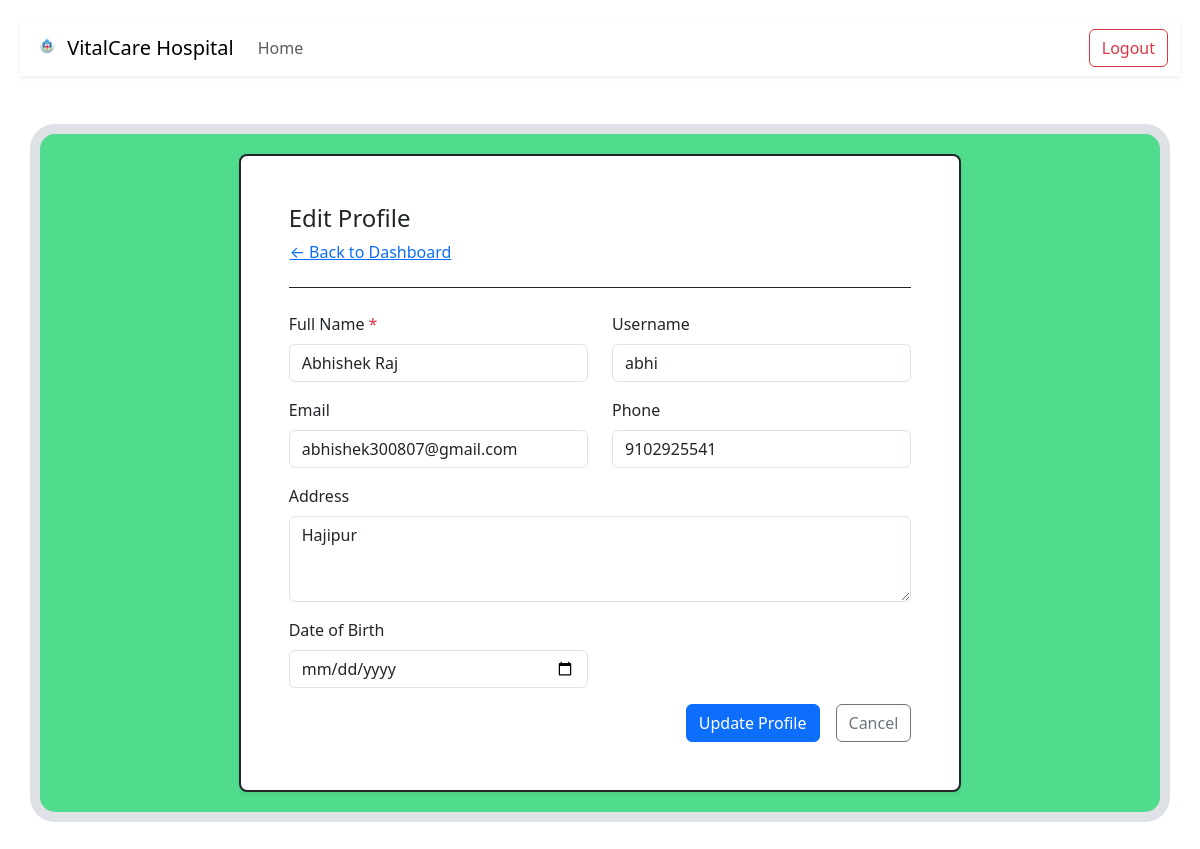
Page /patient/profile/edit/1 on the earlier database version.
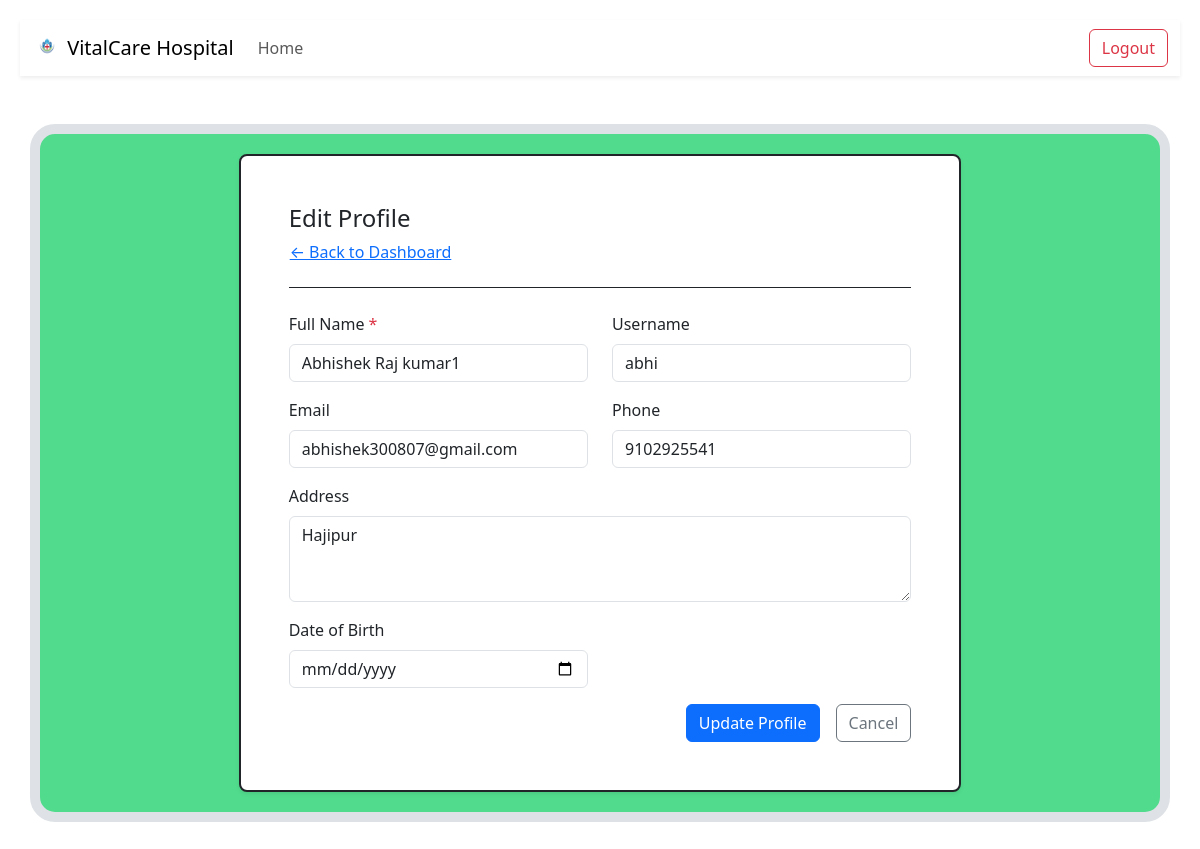
Same page on the later database version.
### application/models.py (models this page shows)
class Patient(db.Model):
    id = db.Column(db.Integer, primary_key=True)
    name = db.Column(db.String(100), nullable=False)
    dob = db.Column(db.Date)
    address = db.Column(db.String(255))
    phone = db.Column(db.String(20))
    user_id = db.Column(db.Integer, db.ForeignKey('user.id'), unique=True, nullable=True)
    user = db.relationship('User', back_populates='patient_profile')
    appointments = db.relationship('Appointment', back_populates='patient')
    medical_records = db.relationship('MedicalRecord', back_populates='patient')
    bills = db.relationship('Billing', back_populates='patient')

class User(db.Model):
    id = db.Column(db.Integer, primary_key=True)
    username = db.Column(db.String(80), unique=True, nullable=False)
    email = db.Column(db.String(120), unique=True, nullable=False)
    password = db.Column(db.String(200), nullable=False)
    type = db.Column(db.String(20), nullable=False, default='patient')
    doctor_profile = db.relationship('Doctor', back_populates='user', uselist=False)
    patient_profile = db.relationship('Patient', back_populates='user', uselist=False)

### application/controllers.py (the view, shortened to what this page needs)
@app.route('/patient/profile/edit/<int:patient_id>', methods=['GET', 'POST'])
def patient_edit_profile(patient_id):
    patient = Patient.query.get_or_404(patient_id)
    return render_template('Pat_Edit-Profile.html', patient=patient)  # Your exact filename

### templates/Pat_Edit-Profile.html (shortened to what this page needs)
<!DOCTYPE html>
<html lang="en">
<head>
    <link rel="stylesheet" href="/static/style.css">
    <link href="https://cdn.jsdelivr.net/npm/bootstrap@5.3.3/dist/css/bootstrap.min.css"
          rel="stylesheet"
>
</head>
<body>
    <nav class="navbar navbar-expand-lg navbar-light bg-white shadow-sm">
        <div class="container-fluid">
            <a class="navbar-brand" href="{{ url_for('patient_dashboard') }}">
                <img src="/static/hospital_logo.png" alt="Logo" width="30" height="24" class="d-inline-block align-text-top">
                VitalCare Hospital
            </a>
            <div class="collapse navbar-collapse" id="navbarNav">
                <ul class="navbar-nav me-auto">
                    <li class="nav-item">
                        <a class="nav-link" href="{{ url_for('patient_dashboard') }}">Home</a>
                    </li>
                </ul>
                <div class="d-flex">
                    <a href="{{ url_for('logout') }}" class="btn btn-outline-danger">Logout</a>
                </div>
            </div>
        </div>
    </nav>
    <div class="container mt-5 mb-5">
        <div class="row justify-content-center">
            <div class="col-lg-8">
                <div class="card shadow-sm border-dark border-2 rounded-3">
                    <div class="card-body p-4 p-md-5">
                        <div class="border-bottom border-dark pb-3 mb-4">
                            <h4 class="mb-0">Edit Profile</h4>
                            <a href="{{ url_for('patient_dashboard') }}" class="btn btn-link px-0">← Back to Dashboard</a>
                        </div>
                        <form method="POST" action="{{ url_for('patient_edit_profile', patient_id=patient.id) }}">
                            <div class="row">
                                <div class="col-md-6 mb-3">
                                    <label for="name" class="form-label">Full Name <span class="text-danger">*</span></label>
                                    <input type="text" class="form-control" id="name" name="name" value="{{ patient.name }}" required>
                                </div>
                                <div class="col-md-6 mb-3">
                                    <label for="username" class="form-label">Username</label>
                                    <input type="text" class="form-control" id="username" name="username" value="{{ patient.user.username if patient.user else '' }}" {% if not patient.user %}readonly{% endif %}>
                                </div>
                            </div>
                            <div class="row">
                                <div class="col-md-6 mb-3">
                                    <label for="email" class="form-label">Email</label>
                                    <input type="email" class="form-control" id="email" name="email" value="{{ patient.user.email if patient.user else '' }}" {% if not patient.user %}readonly{% endif %}>
                                </div>
                                <div class="col-md-6 mb-3">
                                    <label for="phone" class="form-label">Phone</label>
                                    <input type="tel" class="form-control" id="phone" name="phone" value="{{ patient.phone or '' }}">
                                </div>
                            </div>
                            <div class="mb-3">
                                <label for="address" class="form-label">Address</label>
                                <textarea class="form-control" id="address" name="address" rows="3">{{ patient.address or '' }}</textarea>
                            </div>
                            <div class="row">
                                <div class="col-md-6 mb-3">
                                    <label for="dob" class="form-label">Date of Birth</label>
                                    <input type="date" class="form-control" id="dob" name="dob" value="{{ patient.dob.strftime('%Y-%m-%d') if patient.dob else '' }}">
                                </div>
                            </div>
                            <div class="d-grid gap-2 d-md-flex justify-content-md-end">
                                <button type="submit" class="btn btn-primary me-md-2">Update Profile</button>
                                <a href="{{ url_for('patient_dashboard') }}" class="btn btn-outline-secondary">Cancel</a>
                            </div>
                        </form>
                    </div>
                </div>
            </div>
        </div>
    </div>
</body>
</html>

### static/style.css (style rules this page uses)
body { background-color: #f0f2f5; padding: 20px; }
.container { max-width: 1250px; width: 99%; border: 10px solid #dee2e6; padding: 20px; margin: 3px 4px 3px 4px; background-color: #51db8d; border-radius: 25px; color: black; }

Differences in the rows shown:
changed Patient "Hajipur": name "Abhishek Raj" → "Abhishek Raj kumar1"
